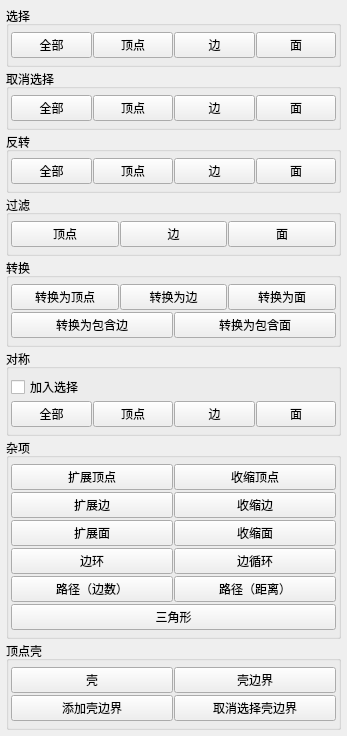
<?xml version="1.0" encoding="UTF-8"?>
<ui version="4.0">
 <class>Form</class>
 <widget class="QWidget" name="Form">
  <property name="geometry">
   <rect>
    <x>0</x>
    <y>0</y>
    <width>347</width>
    <height>720</height>
   </rect>
  </property>
  <property name="sizePolicy">
   <sizepolicy hsizetype="Expanding" vsizetype="Minimum">
    <horstretch>0</horstretch>
    <verstretch>0</verstretch>
   </sizepolicy>
  </property>
  <property name="minimumSize">
   <size>
    <width>200</width>
    <height>0</height>
   </size>
  </property>
  <property name="maximumSize">
   <size>
    <width>1000</width>
    <height>1000</height>
   </size>
  </property>
  <property name="baseSize">
   <size>
    <width>0</width>
    <height>720</height>
   </size>
  </property>
  <property name="contextMenuPolicy">
   <enum>Qt::NoContextMenu</enum>
  </property>
  <property name="windowTitle">
   <string>窗体</string>
  </property>
  <property name="styleSheet">
   <string notr="true"/>
  </property>
  <layout class="QVBoxLayout" name="verticalLayout">
   <property name="spacing">
    <number>2</number>
   </property>
   <property name="leftMargin">
    <number>6</number>
   </property>
   <property name="topMargin">
    <number>6</number>
   </property>
   <property name="rightMargin">
    <number>6</number>
   </property>
   <property name="bottomMargin">
    <number>6</number>
   </property>
   <item>
    <widget class="QGroupBox" name="groupBox_3">
     <property name="title">
      <string>选择</string>
     </property>
     <layout class="QVBoxLayout" name="verticalLayout_4">
      <property name="spacing">
       <number>2</number>
      </property>
      <property name="leftMargin">
       <number>2</number>
      </property>
      <property name="topMargin">
       <number>6</number>
      </property>
      <property name="rightMargin">
       <number>2</number>
      </property>
      <property name="bottomMargin">
       <number>6</number>
      </property>
      <item>
       <layout class="QHBoxLayout" name="horizontalLayout_5">
        <property name="spacing">
         <number>1</number>
        </property>
        <property name="topMargin">
         <number>0</number>
        </property>
        <item>
         <widget class="QPushButton" name="select_selectAll">
          <property name="toolTip">
           <string>选中当前所选网格中的所有顶点、边和面。</string>
          </property>
          <property name="text">
           <string>全部</string>
          </property>
         </widget>
        </item>
        <item>
         <widget class="QPushButton" name="select_selectVertices">
          <property name="toolTip">
           <string>选中当前所选网格中的所有顶点。</string>
          </property>
          <property name="text">
           <string>顶点</string>
          </property>
         </widget>
        </item>
        <item>
         <widget class="QPushButton" name="select_selectEdges">
          <property name="toolTip">
           <string>选中当前所选网格中的所有边。</string>
          </property>
          <property name="text">
           <string>边</string>
          </property>
         </widget>
        </item>
        <item>
         <widget class="QPushButton" name="select_selectFaces">
          <property name="toolTip">
           <string>选中当前所选网格中的所有面。</string>
          </property>
          <property name="text">
           <string>面</string>
          </property>
         </widget>
        </item>
       </layout>
      </item>
     </layout>
    </widget>
   </item>
   <item>
    <widget class="QGroupBox" name="groupBox_4">
     <property name="title">
      <string>取消选择</string>
     </property>
     <layout class="QVBoxLayout" name="verticalLayout_5">
      <property name="spacing">
       <number>2</number>
      </property>
      <property name="leftMargin">
       <number>2</number>
      </property>
      <property name="topMargin">
       <number>6</number>
      </property>
      <property name="rightMargin">
       <number>2</number>
      </property>
      <property name="bottomMargin">
       <number>6</number>
      </property>
      <item>
       <layout class="QHBoxLayout" name="horizontalLayout_8">
        <property name="spacing">
         <number>1</number>
        </property>
        <property name="topMargin">
         <number>0</number>
        </property>
        <item>
         <widget class="QPushButton" name="select_deselectAll">
          <property name="toolTip">
           <string>取消选择当前所选网格中的所有顶点、边和面。</string>
          </property>
          <property name="text">
           <string>全部</string>
          </property>
         </widget>
        </item>
        <item>
         <widget class="QPushButton" name="select_deselectVertices">
          <property name="toolTip">
           <string>取消选择当前所选网格中的所有顶点。</string>
          </property>
          <property name="text">
           <string>顶点</string>
          </property>
         </widget>
        </item>
        <item>
         <widget class="QPushButton" name="select_deselectEdges">
          <property name="toolTip">
           <string>取消选择当前所选网格中的所有边。</string>
          </property>
          <property name="text">
           <string>边</string>
          </property>
         </widget>
        </item>
        <item>
         <widget class="QPushButton" name="select_deselectFaces">
          <property name="toolTip">
           <string>取消选择当前所选网格中的所有面。</string>
          </property>
          <property name="text">
           <string>面</string>
          </property>
         </widget>
        </item>
       </layout>
      </item>
     </layout>
    </widget>
   </item>
   <item>
    <widget class="QGroupBox" name="groupBox_6">
     <property name="title">
      <string>反转</string>
     </property>
     <layout class="QVBoxLayout" name="verticalLayout_7">
      <property name="spacing">
       <number>2</number>
      </property>
      <property name="leftMargin">
       <number>2</number>
      </property>
      <property name="topMargin">
       <number>6</number>
      </property>
      <property name="rightMargin">
       <number>2</number>
      </property>
      <property name="bottomMargin">
       <number>6</number>
      </property>
      <item>
       <layout class="QHBoxLayout" name="horizontalLayout_14">
        <property name="spacing">
         <number>1</number>
        </property>
        <property name="topMargin">
         <number>0</number>
        </property>
        <item>
         <widget class="QPushButton" name="select_invertAll">
          <property name="toolTip">
           <string>反转当前所选网格的顶点、边和面选择。</string>
          </property>
          <property name="text">
           <string>全部</string>
          </property>
         </widget>
        </item>
        <item>
         <widget class="QPushButton" name="select_invertVertices">
          <property name="toolTip">
           <string>反转当前所选网格的顶点选择。</string>
          </property>
          <property name="text">
           <string>顶点</string>
          </property>
         </widget>
        </item>
        <item>
         <widget class="QPushButton" name="select_invertEdges">
          <property name="toolTip">
           <string>反转当前所选网格的边选择。</string>
          </property>
          <property name="text">
           <string>边</string>
          </property>
         </widget>
        </item>
        <item>
         <widget class="QPushButton" name="select_invertFaces">
          <property name="toolTip">
           <string>反转当前所选网格的面选择。</string>
          </property>
          <property name="text">
           <string>面</string>
          </property>
         </widget>
        </item>
       </layout>
      </item>
     </layout>
    </widget>
   </item>
   <item>
    <widget class="QGroupBox" name="groupBox_7">
     <property name="title">
      <string>过滤</string>
     </property>
     <layout class="QVBoxLayout" name="verticalLayout_8">
      <property name="spacing">
       <number>2</number>
      </property>
      <property name="leftMargin">
       <number>2</number>
      </property>
      <property name="topMargin">
       <number>6</number>
      </property>
      <property name="rightMargin">
       <number>2</number>
      </property>
      <property name="bottomMargin">
       <number>6</number>
      </property>
      <item>
       <layout class="QHBoxLayout" name="horizontalLayout_15">
        <property name="spacing">
         <number>1</number>
        </property>
        <property name="topMargin">
         <number>0</number>
        </property>
        <item>
         <widget class="QPushButton" name="select_filterVertices">
          <property name="toolTip">
           <string>取消选择所选网格中除所选顶点以外的所有元素。</string>
          </property>
          <property name="text">
           <string>顶点</string>
          </property>
         </widget>
        </item>
        <item>
         <widget class="QPushButton" name="select_filterEdges">
          <property name="toolTip">
           <string>取消选择所选网格中除所选边以外的所有元素。</string>
          </property>
          <property name="text">
           <string>边</string>
          </property>
         </widget>
        </item>
        <item>
         <widget class="QPushButton" name="select_filterFaces">
          <property name="toolTip">
           <string>取消选择所选网格中除所选面以外的所有元素。</string>
          </property>
          <property name="text">
           <string>面</string>
          </property>
         </widget>
        </item>
       </layout>
      </item>
     </layout>
    </widget>
   </item>
   <item>
    <widget class="QGroupBox" name="groupBox_2">
     <property name="title">
      <string>转换</string>
     </property>
     <layout class="QVBoxLayout" name="verticalLayout_3">
      <property name="spacing">
       <number>2</number>
      </property>
      <property name="leftMargin">
       <number>2</number>
      </property>
      <property name="topMargin">
       <number>6</number>
      </property>
      <property name="rightMargin">
       <number>2</number>
      </property>
      <property name="bottomMargin">
       <number>6</number>
      </property>
      <item>
       <layout class="QHBoxLayout" name="horizontalLayout_2">
        <property name="spacing">
         <number>1</number>
        </property>
        <property name="topMargin">
         <number>0</number>
        </property>
        <item>
         <widget class="QPushButton" name="select_toVertices">
          <property name="toolTip">
           <string>将所选网格中的当前选择转换为顶点选择。属于当前所选边/面的所有顶点被选中，所选边/面被取消选择。</string>
          </property>
          <property name="text">
           <string>转换为顶点</string>
          </property>
         </widget>
        </item>
        <item>
         <widget class="QPushButton" name="select_toEdges">
          <property name="toolTip">
           <string>将所选网格中的当前选择转换为边选择。属于当前所选顶点/面的所有边被选中，所选顶点/面被取消选择。</string>
          </property>
          <property name="text">
           <string>转换为边</string>
          </property>
         </widget>
        </item>
        <item>
         <widget class="QPushButton" name="select_toFaces">
          <property name="toolTip">
           <string>将所选网格中的当前选择转换为面选择。属于当前所选顶点/边的所有面被选中，所选顶点/边被取消选择。</string>
          </property>
          <property name="text">
           <string>转换为面</string>
          </property>
         </widget>
        </item>
       </layout>
      </item>
      <item>
       <layout class="QHBoxLayout" name="horizontalLayout_4">
        <property name="spacing">
         <number>1</number>
        </property>
        <property name="topMargin">
         <number>0</number>
        </property>
        <item>
         <widget class="QPushButton" name="select_toContainedEdges">
          <property name="toolTip">
           <string>将所选网格中的当前顶点选择转换为边选择。两个端点均被选中的边会被选中。最初的顶点选择将丢失。</string>
          </property>
          <property name="text">
           <string>转换为包含边</string>
          </property>
         </widget>
        </item>
        <item>
         <widget class="QPushButton" name="select_toContainedFaces">
          <property name="toolTip">
           <string>将所选网格中的当前顶点选择转换为面选择。所有组成顶点均被选中的面会被选中。最初的顶点选择将丢失。</string>
          </property>
          <property name="text">
           <string>转换为包含面</string>
          </property>
         </widget>
        </item>
       </layout>
      </item>
     </layout>
    </widget>
   </item>
   <item>
    <widget class="QGroupBox" name="groupBox_8">
     <property name="sizePolicy">
      <sizepolicy hsizetype="Preferred" vsizetype="Preferred">
       <horstretch>0</horstretch>
       <verstretch>0</verstretch>
      </sizepolicy>
     </property>
     <property name="title">
      <string>对称</string>
     </property>
     <layout class="QVBoxLayout" name="verticalLayout_9">
      <property name="spacing">
       <number>2</number>
      </property>
      <property name="leftMargin">
       <number>2</number>
      </property>
      <property name="topMargin">
       <number>6</number>
      </property>
      <property name="rightMargin">
       <number>2</number>
      </property>
      <property name="bottomMargin">
       <number>6</number>
      </property>
      <item>
       <layout class="QHBoxLayout" name="horizontalLayout_18">
        <property name="topMargin">
         <number>0</number>
        </property>
        <item>
         <widget class="QCheckBox" name="select_symmetryAddToSelection">
          <property name="toolTip">
           <string>启用后，任何对称选择操作后都会保留最初的元素选择。</string>
          </property>
          <property name="text">
           <string>加入选择</string>
          </property>
         </widget>
        </item>
        <item>
         <spacer name="horizontalSpacer_2">
          <property name="orientation">
           <enum>Qt::Horizontal</enum>
          </property>
          <property name="sizeHint" stdset="0">
           <size>
            <width>40</width>
            <height>20</height>
           </size>
          </property>
         </spacer>
        </item>
       </layout>
      </item>
      <item>
       <layout class="QHBoxLayout" name="horizontalLayout_16">
        <property name="spacing">
         <number>1</number>
        </property>
        <property name="topMargin">
         <number>0</number>
        </property>
        <item>
         <widget class="QPushButton" name="select_symmetryAll">
          <property name="toolTip">
           <string>对当前所选网格中的每个所选顶点、边和面，查找其对称对应部分并选中。若“加入选择”未启用，则取消之前所选的元素。</string>
          </property>
          <property name="text">
           <string>全部</string>
          </property>
         </widget>
        </item>
        <item>
         <widget class="QPushButton" name="select_symmetryVertices">
          <property name="toolTip">
           <string>对当前所选网格中的每个所选顶点，查找其对称对应顶点并选中，然后若“加入选择”未启用，则取消之前所选的顶点。</string>
          </property>
          <property name="text">
           <string>顶点</string>
          </property>
         </widget>
        </item>
        <item>
         <widget class="QPushButton" name="select_symmetryEdges">
          <property name="toolTip">
           <string>对当前所选网格中的每个所选边，查找其对称对应边并选中，然后若“加入选择”未启用，则取消之前所选的边。</string>
          </property>
          <property name="text">
           <string>边</string>
          </property>
         </widget>
        </item>
        <item>
         <widget class="QPushButton" name="select_symmetryFaces">
          <property name="toolTip">
           <string>对当前所选网格中的每个所选面，查找其对称对应面并选中，然后若“加入选择”未启用，则取消之前所选的面。</string>
          </property>
          <property name="text">
           <string>面</string>
          </property>
         </widget>
        </item>
       </layout>
      </item>
     </layout>
    </widget>
   </item>
   <item>
    <widget class="QGroupBox" name="groupBox">
     <property name="title">
      <string>杂项</string>
     </property>
     <layout class="QVBoxLayout" name="verticalLayout_2">
      <property name="spacing">
       <number>2</number>
      </property>
      <property name="leftMargin">
       <number>2</number>
      </property>
      <property name="topMargin">
       <number>6</number>
      </property>
      <property name="rightMargin">
       <number>2</number>
      </property>
      <property name="bottomMargin">
       <number>6</number>
      </property>
      <item>
       <layout class="QHBoxLayout" name="horizontalLayout_19">
        <property name="spacing">
         <number>1</number>
        </property>
        <property name="topMargin">
         <number>0</number>
        </property>
        <item>
         <widget class="QPushButton" name="select_growVertices">
          <property name="sizePolicy">
           <sizepolicy hsizetype="Minimum" vsizetype="Fixed">
            <horstretch>0</horstretch>
            <verstretch>0</verstretch>
           </sizepolicy>
          </property>
          <property name="toolTip">
           <string>扩展当前顶点选择。与所选顶点通过边相连的每个顶点都会被选中。</string>
          </property>
          <property name="text">
           <string>扩展顶点</string>
          </property>
         </widget>
        </item>
        <item>
         <widget class="QPushButton" name="select_shrinkVertices">
          <property name="sizePolicy">
           <sizepolicy hsizetype="Minimum" vsizetype="Fixed">
            <horstretch>0</horstretch>
            <verstretch>0</verstretch>
           </sizepolicy>
          </property>
          <property name="toolTip">
           <string>收缩当前顶点选择。与所选顶点通过边相连、但自身未被选中的顶点会被取消选择。</string>
          </property>
          <property name="text">
           <string>收缩顶点</string>
          </property>
         </widget>
        </item>
       </layout>
      </item>
      <item>
       <layout class="QHBoxLayout" name="horizontalLayout_7">
        <property name="spacing">
         <number>1</number>
        </property>
        <property name="topMargin">
         <number>0</number>
        </property>
        <item>
         <widget class="QPushButton" name="select_growEdges">
          <property name="toolTip">
           <string>扩展当前边选择。与所选边共享顶点的每条边都会被选中。</string>
          </property>
          <property name="text">
           <string>扩展边</string>
          </property>
         </widget>
        </item>
        <item>
         <widget class="QPushButton" name="select_shrinkEdges">
          <property name="toolTip">
           <string>收缩当前边选择。与所选边共享顶点、但自身未被选中的边会被取消选择。</string>
          </property>
          <property name="text">
           <string>收缩边</string>
          </property>
         </widget>
        </item>
       </layout>
      </item>
      <item>
       <layout class="QHBoxLayout" name="horizontalLayout_13">
        <property name="spacing">
         <number>1</number>
        </property>
        <property name="topMargin">
         <number>0</number>
        </property>
        <item>
         <widget class="QPushButton" name="select_growFaces">
          <property name="toolTip">
           <string>扩展当前面选择。与所选面共享顶点或边的每个面都会被选中。</string>
          </property>
          <property name="text">
           <string>扩展面</string>
          </property>
         </widget>
        </item>
        <item>
         <widget class="QPushButton" name="select_shrinkFaces">
          <property name="toolTip">
           <string>收缩当前面选择。与所选面共享顶点或边、但自身未被选中的面会被取消选择。</string>
          </property>
          <property name="text">
           <string>收缩面</string>
          </property>
         </widget>
        </item>
       </layout>
      </item>
      <item>
       <layout class="QHBoxLayout" name="horizontalLayout_10">
        <property name="spacing">
         <number>1</number>
        </property>
        <property name="topMargin">
         <number>0</number>
        </property>
        <item>
         <widget class="QPushButton" name="select_ring">
          <property name="toolTip">
           <string>选中与所选边相关联的边环。</string>
          </property>
          <property name="text">
           <string>边环</string>
          </property>
         </widget>
        </item>
        <item>
         <widget class="QPushButton" name="select_loop">
          <property name="toolTip">
           <string>选中与所选边相关联的边循环。</string>
          </property>
          <property name="text">
           <string>边循环</string>
          </property>
         </widget>
        </item>
       </layout>
      </item>
      <item>
       <layout class="QHBoxLayout" name="horizontalLayout">
        <property name="spacing">
         <number>1</number>
        </property>
        <property name="sizeConstraint">
         <enum>QLayout::SetMinimumSize</enum>
        </property>
        <property name="topMargin">
         <number>0</number>
        </property>
        <property name="rightMargin">
         <number>0</number>
        </property>
        <item>
         <widget class="QPushButton" name="select_pathEdges">
          <property name="toolTip">
           <string>选中构成所选顶点之间路径的边。仅当恰好有两个所选顶点且它们之间存在路径时有效（顶点必须位于同一几何体壳中）。所选路径为包含边数最少的那条。</string>
          </property>
          <property name="text">
           <string>路径（边数）</string>
          </property>
         </widget>
        </item>
        <item>
         <widget class="QPushButton" name="select_pathDistance">
          <property name="toolTip">
           <string>选中构成所选顶点之间路径的边。仅当恰好有两个所选顶点且它们之间存在路径时有效（顶点必须位于同一几何体壳中）。所选路径为长度最短的那条。</string>
          </property>
          <property name="text">
           <string>路径（距离）</string>
          </property>
         </widget>
        </item>
       </layout>
      </item>
      <item>
       <layout class="QHBoxLayout" name="horizontalLayout_17">
        <property name="topMargin">
         <number>0</number>
        </property>
        <item>
         <widget class="QPushButton" name="select_triangles">
          <property name="toolTip">
           <string>选中当前所选网格中的所有三角形。</string>
          </property>
          <property name="text">
           <string>三角形</string>
          </property>
         </widget>
        </item>
       </layout>
      </item>
     </layout>
    </widget>
   </item>
   <item>
    <widget class="QGroupBox" name="groupBox_5">
     <property name="title">
      <string>顶点壳</string>
     </property>
     <layout class="QVBoxLayout" name="verticalLayout_6">
      <property name="spacing">
       <number>2</number>
      </property>
      <property name="leftMargin">
       <number>2</number>
      </property>
      <property name="topMargin">
       <number>6</number>
      </property>
      <property name="rightMargin">
       <number>2</number>
      </property>
      <property name="bottomMargin">
       <number>6</number>
      </property>
      <item>
       <layout class="QHBoxLayout" name="horizontalLayout_3">
        <property name="spacing">
         <number>1</number>
        </property>
        <property name="topMargin">
         <number>0</number>
        </property>
        <item>
         <widget class="QPushButton" name="select_shell">
          <property name="toolTip">
           <string>将当前顶点选择扩展到这些顶点所属的壳（选中所有通过边直接或间接相连的顶点）。</string>
          </property>
          <property name="text">
           <string>壳</string>
          </property>
         </widget>
        </item>
        <item>
         <widget class="QPushButton" name="select_shellBorder">
          <property name="toolTip">
           <string>选中当前所选顶点所属的顶点的壳边界顶点。取消之前所选的顶点。</string>
          </property>
          <property name="text">
           <string>壳边界</string>
          </property>
         </widget>
        </item>
       </layout>
      </item>
      <item>
       <layout class="QHBoxLayout" name="horizontalLayout_12">
        <property name="spacing">
         <number>1</number>
        </property>
        <property name="topMargin">
         <number>0</number>
        </property>
        <item>
         <widget class="QPushButton" name="select_addShellBorder">
          <property name="toolTip">
           <string>选中当前所选顶点所属的顶点的壳边界顶点。最初所选的顶点保持选中。</string>
          </property>
          <property name="text">
           <string>添加壳边界</string>
          </property>
         </widget>
        </item>
        <item>
         <widget class="QPushButton" name="select_deselectShellBorder">
          <property name="toolTip">
           <string>取消选择当前所选顶点所属的顶点的壳边界顶点。最初所选的顶点保持选中。</string>
          </property>
          <property name="text">
           <string>取消选择壳边界</string>
          </property>
         </widget>
        </item>
       </layout>
      </item>
     </layout>
    </widget>
   </item>
   <item>
    <spacer name="verticalSpacer">
     <property name="orientation">
      <enum>Qt::Vertical</enum>
     </property>
     <property name="sizeHint" stdset="0">
      <size>
       <width>10</width>
       <height>4</height>
      </size>
     </property>
    </spacer>
   </item>
  </layout>
 </widget>
 <resources/>
 <connections/>
</ui>
